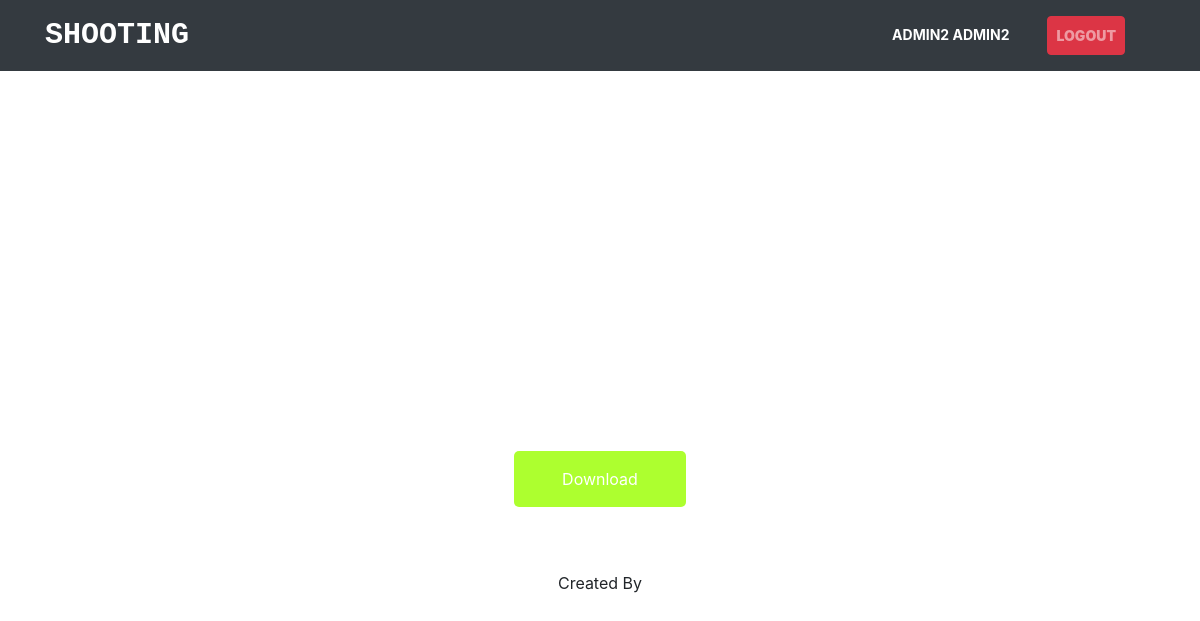
The app's page /cart-image.php?id=26 (signed in), older data.
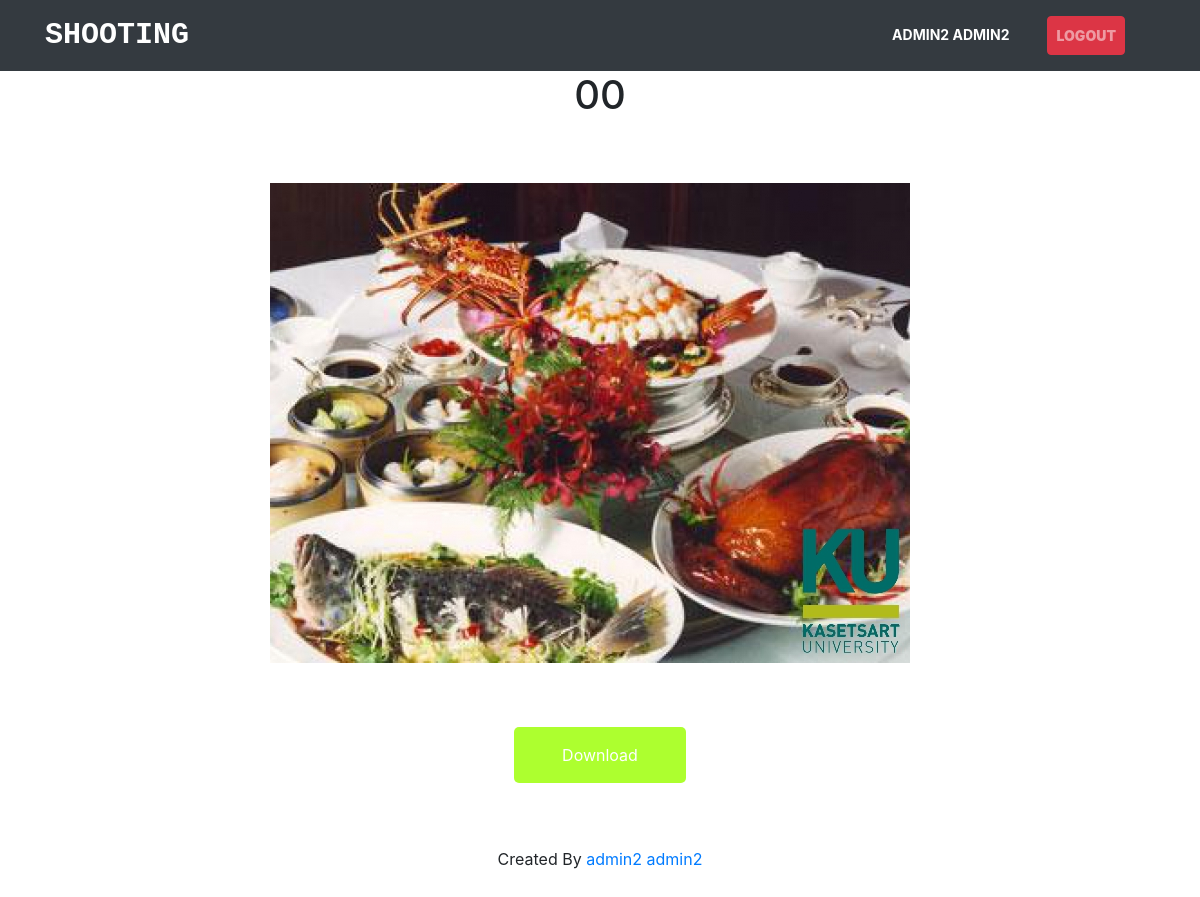
The same page, newer data.
### tables this page shows
CREATE TABLE `member` (
  `user_id` int(11) NOT NULL,
  `q` int(11) DEFAULT NULL,
  `username` varchar(10) NOT NULL,
  `password` varchar(10) NOT NULL,
  `firstname` varchar(1000) NOT NULL,
  `lastname` varchar(1000) NOT NULL,
  `email` varchar(50) NOT NULL,
  `phone` varchar(10) NOT NULL,
  `status` varchar(10) NOT NULL
);

CREATE TABLE `photo` (
  `img_id` int(11) NOT NULL,
  `img_name` varchar(1000) NOT NULL,
  `img_path` varchar(1000) NOT NULL,
  `img_type` varchar(10) NOT NULL,
  `img_title` varchar(100) NOT NULL,
  `img_watermark` varchar(1000) NOT NULL,
  `user_id` int(11) NOT NULL
);

### cart-image.php (the view, shortened to what this page needs)
<?php
require ("connection.php");
$img_id = $_GET['id'];
$username = $_SESSION['username'];
$stmt = $db->prepare("select * from photo where img_id = '$img_id'");
$stmt->execute();
$img = $stmt->fetch(PDO::FETCH_ASSOC);
$user_id = $img['user_id'];
$user_own = $db->prepare("select * from member where user_id = '$user_id'");
$user_own->execute();
$user_own = $user_own->fetch(PDO::FETCH_ASSOC);
$user_stmt = $db->prepare("select * from member where username = '$username'");
$user_stmt->execute();
$user = $user_stmt->fetch(PDO::FETCH_ASSOC);
?>
<html>
<head>
    <link rel="stylesheet" href="css/style.css">
    <link rel="stylesheet" href="css/lightbox.css">
    <link rel="stylesheet" href="https://cdn.jsdelivr.net/npm/bootstrap@4.5.3/dist/css/bootstrap.min.css">
</head>
<body>
<nav class="navbar navbar-expand-lg navbar-dark bg-dark">
    <div class="container">
        <a class="navbar-brand" href="index.php"><strong style="font-family: monospace;font-size: 30px">SHOOTING</strong></a>
        <div class="col-auto">
            <div class="collapse navbar-collapse" id="navbarSupportedContent">
                <ul class="navbar-nav mr-auto">
                    <li class="nav-item active">
                        <a class="nav-link" href="cart-profile.php?userID=<?php echo $user['user_id']; ?>">
                            <?php
                            echo $user["firstname"]." ".$user["lastname"];
                            ?>
                        </a>
                    </li>
                    <li class="nav-item">
                        <a href="index.php?logout=1" class="nav-link btn btn-danger"><strong>Logout</strong></a>
                    </li>
                </ul>
            </div>
        </div>
    </div>
</nav>
<h1 class="text-center"><?php echo $img['img_title'] ?></h1>
    <div class="container" ><center>
                        <a href="<?php echo $img['img_watermark'] ?>" data-lightbox="<?php echo $img['img_name'] ?>"
                           data-title="<?php echo $img['img_title'] ?>">
                            <img src="<?php echo $img['img_watermark'] ?>" alt="">&ensp;
                        </a>
                           <form method="POST" action="download.php">
                             <input type="submit" class="btn btn-danger" value="Download">
                            </form>
            Created By <a href="cart-profile.php?userID=<?php echo $user_id; ?>"><?php echo $user_own['firstname']." ".$user_own['lastname']?></a>
    </div>
</body>
</html>

Row changes from the older to the newer data that the page shows:
shown differently, row unchanged: member "ADMIN2": firstname (not shown) → "admin2"; lastname (not shown) → "admin2"
added photo: img_title "00", img_watermark (picture)
